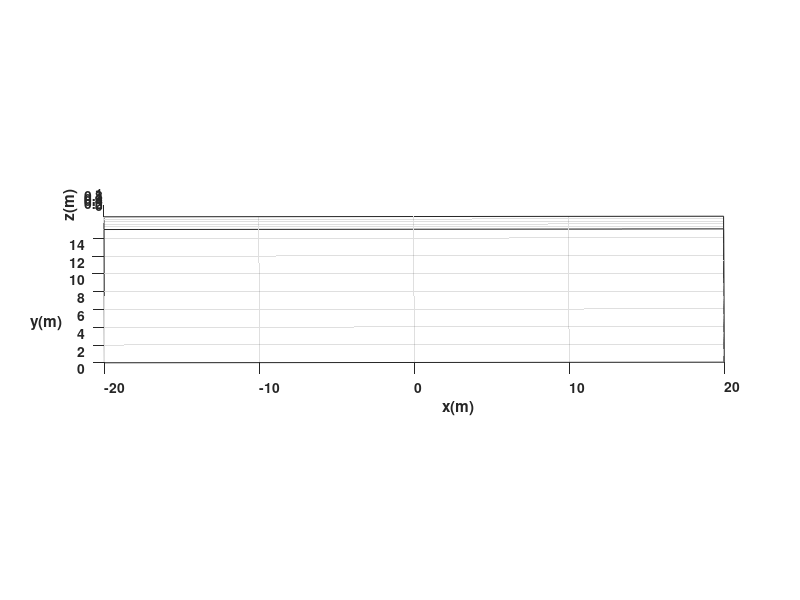

Reproduce this figure in MATLAB. (Note: this script raises an error after producing the figure.)
%Limpieza de pantalla
clear all
close all
clc

%%%%%%%%%%%%%%%%%%%%%%%%% TIEMPO %%%%%%%%%%%%%%%%%%%%%%%%%%%%%%%%%%%%%%
tf=87;             % Tiempo de simulación en segundos (s)
ts=0.1;            % Tiempo de muestreo en segundos (s)
t=0:ts:tf;         % Vector de tiempo
N= length(t);      % Muestras


%%%%%%%%%%%%%%%%%%% CONDICIONES INICIALES %%%%%%%%%%%%%%%%%%%%%%%%%%%%%%%
%Inicializamos las variables que se van a emplear
x1= zeros (1, N+1);       % Posición (X) en el centro del eje que une las ruedas en metros (m)
y1= zeros (1, N+1);       % Posición (Y) en el centro del eje que une las ruedas en metros (m)
phi= zeros (1, N+1);      % Orientación del robot en radiaanes (rad)

%Damos valores a nuestro punto inicial de posición y orientación
x1(1)= 0;  %Posición inicial eje x
y1(1)= 6;  %Posición inicial eje y
phi(1)=0; %Orientación inicial del robot 

%%%%%%%%%%%%%%%%%%%%% PUNTO DE CONTROL %%%%%%%%%%%%%%%%%%%%%%%%%%%%%%%%%%%
%Inicializamos el punto de control 
hx= zeros (1, N+1);       % Posición en el eje (X) del punto de control en metros (m)
hy= zeros (1, N+1);       % Posición en el eje (Y) del punto de control en metros (m)

%Igualamos el punto de control con las proyecciones X1 y Y1 por su
%coincidencia
hx(1)= x1(1);       % Posición del punto de control en el eje (X) metros (m)
hy(1)= y1(1);       % Posición del punto de control en el eje (Y) metros (m)

%%%%%%%%%%%%%%%%%%%%%% VELOCIDADES DE REFERENCIA %%%%%%%%%%%%%%%%%%%%%%%%%%
%Tramo 1 (v=0 m/s, w=pi/6 rad/s) Giro 1
%Tramo 2 (v=3 m/s, w=0 rad/s) Linea 1
%Tramo 3 (v=0 m/s, w=pi/6 rad/s) Giro 2
%Tramo 4 (v=4.5 m/s, w=0 rad/s) Linea 2
%Tramo 5 (v=0 m/s, w=0 rad/s) Giro 3
%Tramo 6 (v=2.4 m/s, w=0 rad/s) Linea 3
%Tramo 7 (v=0 m/s, w=pi/6 rad/s) Giro 4
%Tramo 8 (v=3.8 m/s, w=0 rad/s) Linea 4
%Tramo 9 (v=0 m/s, w=pi/6 rad/s) Giro 5
%Tramo 10 (v=3 m/s, w=0 rad/s) Linea 5
%Tramo 11 (v=0 m/s, w=pi/6 rad/s) Giro 6
%Tramo 12 (v=4.5 m/s, w=0 rad/s) Linea 6
%Tramo 13 (v=0 m/s, w=0 rad/s) Giro 7
%Tramo 14 (v=2.4 m/s, w=0 rad/s) Linea 7
%Tramo 15 (v=0 m/s, w=pi/6 rad/s) Giro 8 
%Tramo 16 (v=0 m/s, w=0 rad/s) Linea 8
%Tramo 17 (v=0 m/s, w=0 rad/s) Giro 9
%Tramo 18 (v=0 m/s, w=0 rad/s) Linea 9
%Tramo 19 (v=0 m/s, w=0 rad/s) Giro 10
%Tramo 20 (v=0 m/s, w=0 rad/s) Linea 10
%Tramo 21 (v=0 m/s, w=0 rad/s) Giro 11
%Tramo 22 (v=0 m/s, w=0 rad/s) Linea 11
%Tramo 23 (v=0 m/s, w=0 rad/s) Giro 12
%Tramo 24 (v=0 m/s, w=0 rad/s) Linea 12
%Tramo 25 (v=0 m/s, w=0 rad/s) Giro 13
    %Giro 0          %Linea 0      %Giro 1             %Linea 1           %Giro 2              %Linea 2          %Giro 3              %Linea 3        %Giro 4             %Linea 4            %Giro 5                %Linea 5         %Giro 6               %Linea 6          %Giro 7               %Linea 7           %Giro 8              %Linea 8       %Giro 9              %Linea 9           %Giro 10             %Linea 10       %Giro 11             %Linea 11          %Giro 12           %Linea 12           %Giro 13              %Linea 13        %Giro 14             %Linea 14     %Giro 15            %Linea 15      %Giro 16             %Linea 16         %Giro 17           %Linea 17          %Giro 18             %Linea 18       %Giro 19             %Linea 19           %Giro 20             %Linea 20       %Giro 21             %Linea 21       %Giro 22             %Linea 22         %Giro 23         %Linea 23        %Giro 24              %Linea 24           %Giro 25             %Linea 25       %Giro 26          %Linea 26      %Giro 27            %Linea 27          %Giro 28             %Linea 28      %Giro 29           %Linea 29     %Giro 30            %Linea 30         
v = [0*ones(1,10)    4*ones(1,10)  0*ones(1,10)        5.6568*ones(1,10)  0*ones(1,10)         2*ones(1,10)      0*ones(1,10)         1*ones(1,10)    0*ones(1,10)        4.2426*ones(1,10)   0*ones(1,10)           1*ones(1,10)     0*ones(1,10)          3*ones(1,10)      0*ones(1,10)          2.8284*ones(1,10)  0*ones(1,10)         2*ones(1,10)   0*ones(1,10)         2.8284*ones(1,10)  0*ones(1,10)         4*ones(1,10)    0*ones(1,10)         2.8284*ones(1,10)  0*ones(1,10)       1.4142*ones(1,10)  0*ones(1,10)           2*ones(1,10)     0*ones(1,10)         2*ones(1,10)  0*ones(1,10)        2*ones(1,10)   0*ones(1,10)         2*ones(1,10)     0*ones(1,10)        1.4142*ones(1,10)  0*ones(1,10)         4*ones(1,10)    0*ones(1,10)         1.4142*ones(1,10)   0*ones(1,10)         2*ones(1,10)    0*ones(1,10)         2*ones(1,10)    0*ones(1,10)         2*ones(1,10)      0*ones(1,10)     1*ones(1,10)     0*ones(1,10)          1.4142*ones(1,10)   0*ones(1,10)         2*ones(1,10)    0*ones(1,10)      2*ones(1,10)   0*ones(1,10)        1.4142*ones(1,10)  0*ones(1,10)         1*ones(1,10)   0*ones(1,10)       2*ones(1,10)  0*ones(1,10)        1.4142*ones(1,10)  0*ones(1,10) 2.8284*ones(1,10)  0*ones(1,10)        6*ones(1,10)  0*ones(1,10)          1.4142*ones(1,10)   0*ones(1,10)           2.2361*ones(1,10)  0*ones(1,10)           2*ones(1,10)   0*ones(1,10)           2.2361*ones(1,10)  0*ones(1,10)          1.4142*ones(1,10) 0*ones(1,10)        3*ones(1,10)    0*ones(1,10)         1*ones(1,10)   0*ones(1,10)         2*ones(1,10)   0*ones(1,10)         3*ones(1,10)    0*ones(1,10)         4*ones(1,10)    0*ones(1,10)         2*ones(1,10)  0*ones(1,10)        1.4142*ones(1,10)  0*ones(1,10)        1*ones(1,10)   0*pi*ones(1,10)    2*ones(1,10)       0*pi*ones(1,10)     2*ones(1,10)   0*pi*ones(1,10)     0*ones(1,10)         4*ones(1,10) 0*ones(1,10)       3*ones(1,10) 0*ones(1,10)            5*ones(1,10)  0*ones(1,21)]; % Velocidad lineal de referencia (m/s)
w = [pi/2*ones(1,10) 0*ones(1,10)  -0.25*pi*ones(1,10) 0*ones(1,10)       -0.25*pi*ones(1,10)  0*ones(1,10)      -0.5*pi*ones(1,10)   0*ones(1,10)   -0.25*pi*ones(1,10)  0*ones(1,10)        -0.25*pi*ones(1,10)    0*ones(1,10)     0.5*pi*ones(1,10)     0*ones(1,10)      0.75*pi*ones(1,10)    0*ones(1,10)       -0.25*pi*ones(1,10)  0*ones(1,10)   -0.25*pi*ones(1,10)  0*ones(1,10)       0.75*pi*ones(1,10)   0*ones(1,10)    -0.75*pi*ones(1,10)  0*ones(1,10)       0*pi*ones(1,10)    0*ones(1,10)        -0.25*pi*ones(1,10)   0*ones(1,10)     -0.5*pi*ones(1,10)   0*ones(1,10)  -0.5*pi*ones(1,10)  0*ones(1,10)   -0.5*pi*ones(1,10)   0*ones(1,10)     0.75*pi*ones(1,10)  0*ones(1,10)       -0.75*pi*ones(1,10)  0*ones(1,10)    -0.75*pi*ones(1,10)  0*ones(1,10)        0.75*pi*ones(1,10)   0*ones(1,10)    -0.5*pi*ones(1,10)   0*ones(1,10)    -0.5*pi*ones(1,10)   0*ones(1,10)      0*pi*ones(1,10)  0*ones(1,10)     0.75*pi*ones(1,10)    0*ones(1,10)        -0.75*pi*ones(1,10)  0*ones(1,10)    1*pi*ones(1,10)   0*ones(1,10)   0.75*pi*ones(1,10)  0*ones(1,10)       -0.75*pi*ones(1,10)  0*ones(1,10)   0.5*pi*ones(1,10)  0*ones(1,10)  -0.25*pi*ones(1,10) 0*ones(1,10)       0*ones(1,10) 0*ones(1,10)       -0.75*pi*ones(1,10) 0*ones(1,10)  -1*(pi/4)*ones(1,10)  0*ones(1,10)        -0.1024*pi*ones(1,10)  0*ones(1,10)       -0.1476*pi*ones(1,10)  0*ones(1,10)   -0.1476*pi*ones(1,10)  0*ones(1,10)       -0.1024*pi*ones(1,10) 0*ones(1,10)      0.75*pi*ones(1,10)  0*ones(1,10)    0.5*pi*ones(1,10)    0*ones(1,10)   -0.5*pi*ones(1,10)   0*ones(1,10)   -0.5*pi*ones(1,10)   0*ones(1,10)    -0.5*pi*ones(1,10)   0*ones(1,10)    0.5*pi*ones(1,10)    0*ones(1,10)  0.25*pi*ones(1,10)  0*ones(1,10)       0.25*pi*ones(1,10)  0*ones(1,10)   0.5*pi*ones(1,10)  0*ones(1,10)       -0.5*pi*ones(1,10)  0*ones(1,10)   -0.5*pi*ones(1,10)  -1/100*pi*ones(1,10) 0*ones(1,10) -3/8*pi*ones(1,10) 0*ones(1,10) -15.5/128*pi*ones(1,10) 0*ones(1,10)  0*ones(1,21)]; % Velocidad angular de referencia (rad/s)

%0*ones(1,10)    2.8284*ones(1,10)  0*ones(1,10)        6*ones(1,10)  0*ones(1,10)          1.4142*ones(1,10)   0*ones(1,10)           2.2361*ones(1,10)  0*ones(1,10)          2*ones(1,10)   0*ones(1,10)           2.2361*ones(1,10)  0*ones(1,10)          1.4142*ones(1,10) 0*ones(1,10)          3*ones(1,10)    0*ones(1,10)         1*ones(1,10)   0*ones(1,10)         2*ones(1,10)   0*ones(1,10)         3*ones(1,10)    0*ones(1,10)         4*ones(1,10)    0*ones(1,10)         2*ones(1,10)
%pi/4*ones(1,10) 0*ones(1,10)       -0.75*pi*ones(1,10) 0*ones(1,10)  -1*(pi/4)*ones(1,10)  0*ones(1,10)        -0.1024*pi*ones(1,10)  0*ones(1,10)      -0.1476*pi*ones(1,10)  0*ones(1,10)   -0.1476*pi*ones(1,10)  0*ones(1,10)       -0.1024*pi*ones(1,10) 0*ones(1,10)      0.75*pi*ones(1,10) 0*ones(1,10)    0.5*pi*ones(1,10)    0*ones(1,10)   -0.5*pi*ones(1,10)   0*ones(1,10)   -0.5*pi*ones(1,10)   0*ones(1,10)    -0.5*pi*ones(1,10)   0*ones(1,10)    0.5*pi*ones(1,10)    0*ones(1,10)
%%%%%%%%%%%%%%%%%%%%%%%%% BUCLE DE SIMULACION %%%%%%%%%%%%%%%%%%%%%%%%%%%%%%%%

for k=1:N 
    
    %Aplico la integral a la velocidad angular para obtener el angulo "phi" de la orientación
    phi(k+1)=phi(k)+w(k)*ts; % Integral numérica (método de Euler)
           
   %%%%%%%%%%%%%%%%%%%%% MODELO CINEMATICO %%%%%%%%%%%%%%%%%%%%%%%%%
    
    xp1=v(k)*cos(phi(k)); 
        yp1=v(k)*sin(phi(k));
 
    %Aplico la integral a la velocidad lineal para obtener las cordenadas
    %"x1" y "y1" de la posición
    x1(k+1)=x1(k)+ ts*xp1; % Integral numérica (método de Euler)
    y1(k+1)=y1(k)+ ts*yp1; % Integral numérica (método de Euler)

    % Posicion del robot con respecto al punto de control
    hx(k+1)=x1(k+1); 
    hy(k+1)=y1(k+1);

end



%%%%%%%%%%%%%%%%%%%%%%%%%%%%% SIMULACION VIRTUAL 3D %%%%%%%%%%%%%%%%%%%%%%%%%%%%

% a) Configuracion de escena

scene=figure;  % Crear figura (Escena)
set(scene,'Color','white'); % Color del fondo de la escena
set(gca,'FontWeight','bold') ;% Negrilla en los ejes y etiquetas
sizeScreen=get(0,'ScreenSize'); % Retorna el tamaño de la pantalla del computador
set(scene,'position',sizeScreen); % Configurar tamaño de la figura
camlight('headlight'); % Luz para la escena
axis equal; % Establece la relación de aspecto para que las unidades de datos sean las mismas en todas las direcciones.
grid on; % Mostrar líneas de cuadrícula en los ejes
box on; % Mostrar contorno de ejes
xlabel('x(m)'); ylabel('y(m)'); zlabel('z(m)'); % Etiqueta de los ejes

view([-0.1 35]); % Orientacion de la figura
axis([-20 20 0 15 0 1]); % Ingresar limites minimos y maximos en los ejes x y z [minX maxX minY maxY minZ maxZ]

% b) Graficar robots en la posicion inicial
scale = 4;
MobileRobot;
H1=MobilePlot(x1(1),y1(1),phi(1),scale);hold on;

% c) Graficar Trayectorias
H2=plot3(hx(1),hy(1),0,'r','lineWidth',2);

% d) Bucle de simulacion de movimiento del robot

step=1; % pasos para simulacion

for k=1:step:N

    delete(H1);    
    delete(H2);
    
    H1=MobilePlot(x1(k),y1(k),phi(k),scale);
    H2=plot3(hx(1:k),hy(1:k),zeros(1,k),'r','lineWidth',2);
    
    pause(ts);

end
